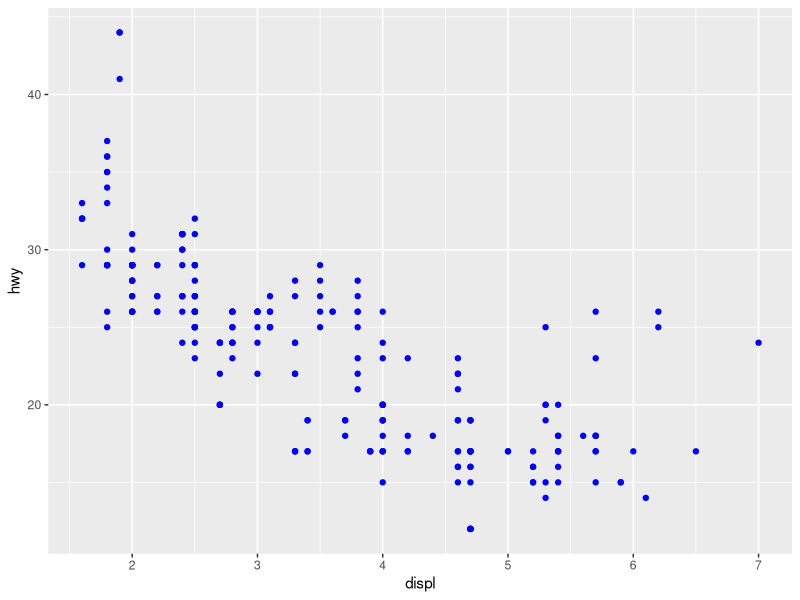
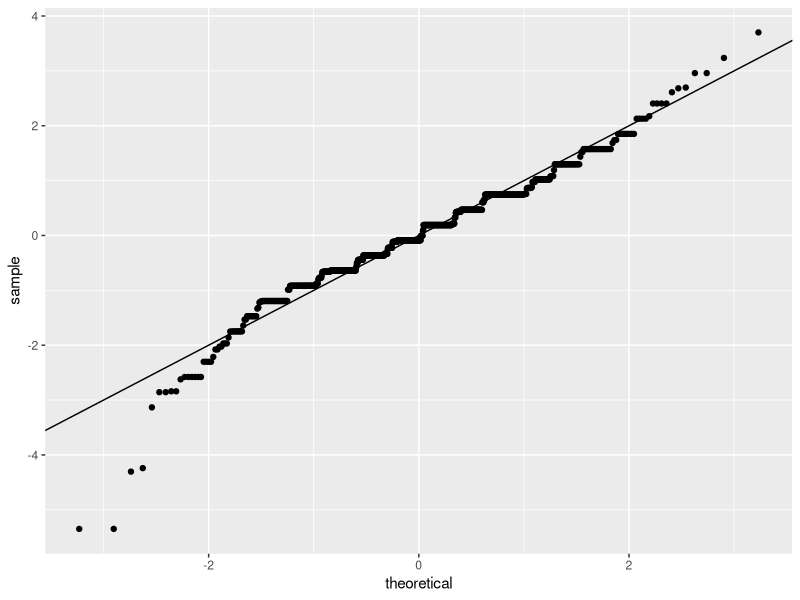
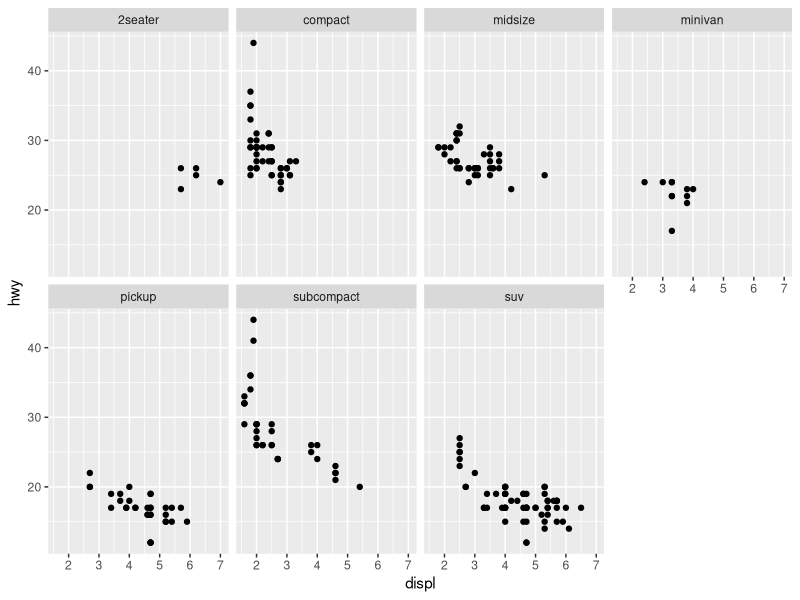
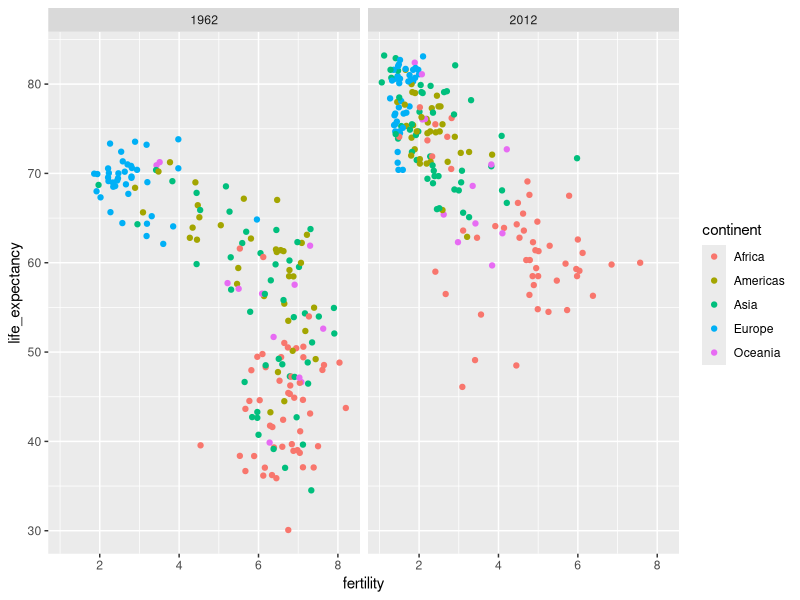
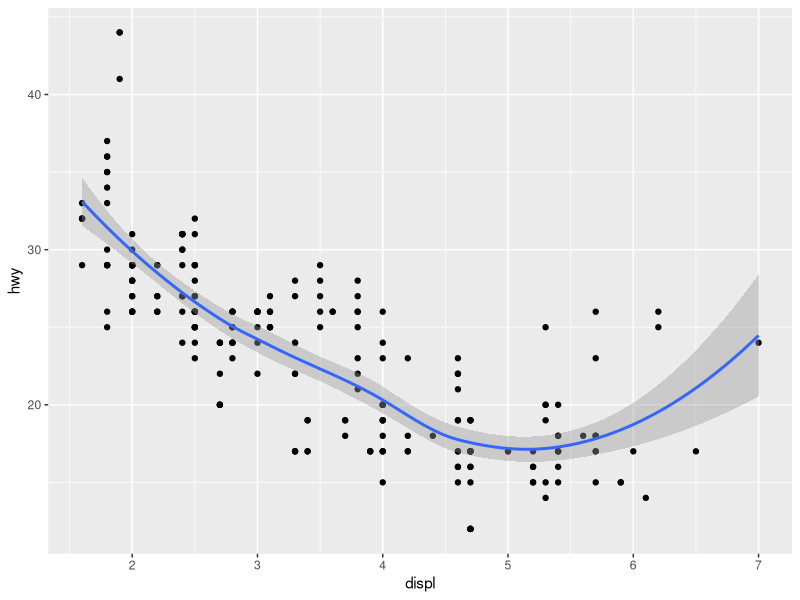
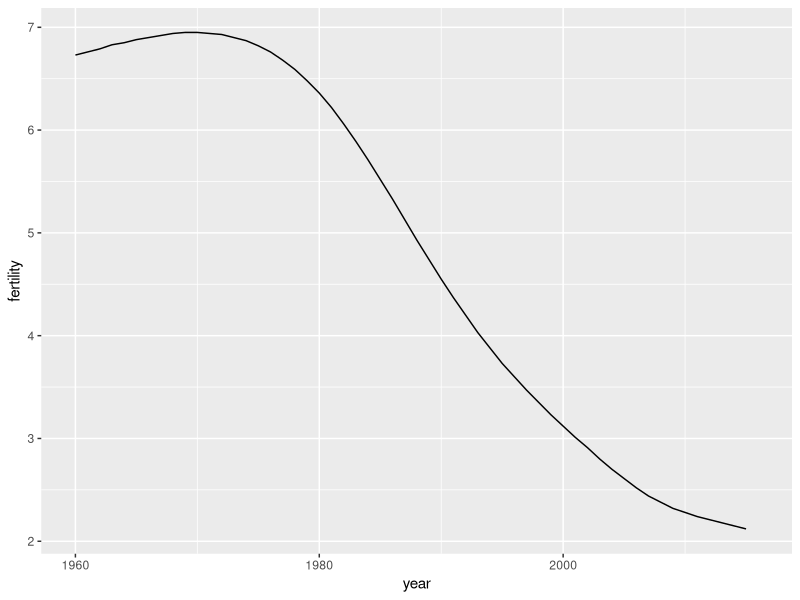
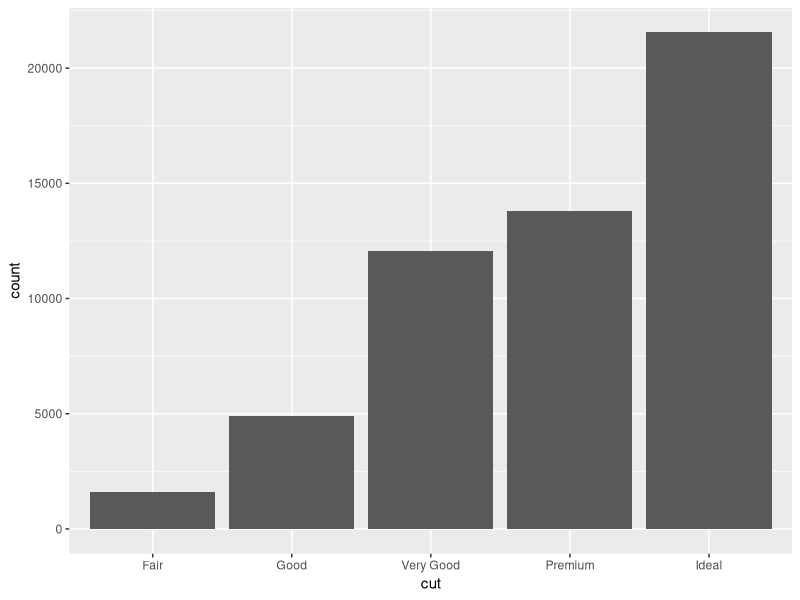
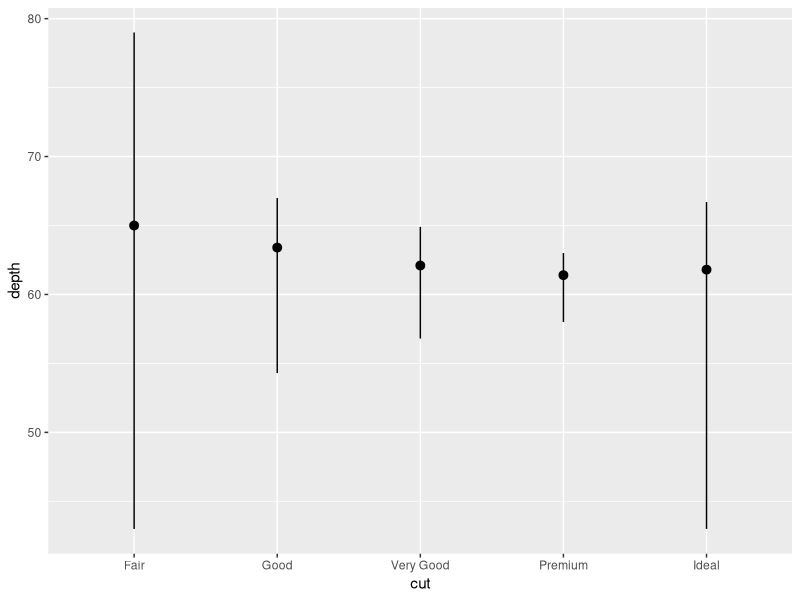

Reproduce these figures in R, in order.
library(tidyverse)

ggplot(mpg) +
  geom_point(aes(displ, hwy), color = "blue")

library(dslabs)
data("heights")

heights %>% filter(sex == "Male") %>% 
  ggplot(aes(sample = scale(height))) +
  geom_qq() +
  geom_abline()

# Faceting
ggplot(mpg) +
  geom_point(aes(displ, hwy)) + 
  facet_wrap(~ class, nrow = 2)

data("gapminder")
filter(gapminder, year %in% c(1962, 2012)) %>% 
  ggplot(aes(fertility, life_expectancy, col = continent)) +
  geom_point() +
  facet_grid(. ~ year)

# Layering (General Aesthetics)
ggplot(mpg, aes(displ, hwy)) +
  geom_point() + 
  geom_smooth()

# Time series plots
gapminder %>% 
  filter(country == "Bangladesh") %>% 
  ggplot(aes(year, fertility)) +
  geom_line()

# Statistical transformations
ggplot(diamonds) +
  geom_bar(aes(cut))

ggplot(diamonds) +
  stat_summary(
    aes(cut, depth),
    fun.ymin = min,
    fun.ymax = max, 
    fun.y = median
  )

# Putting it all together
library(ggthemes)
library(ggrepel)
